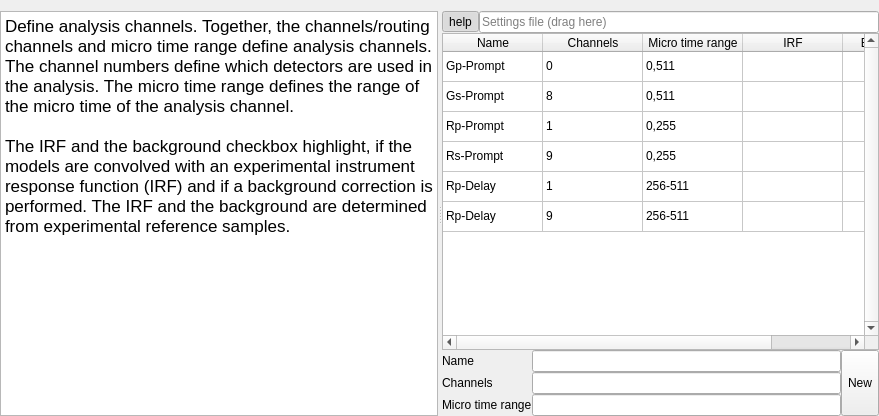
<?xml version="1.0" encoding="UTF-8"?>
<ui version="4.0">
 <class>Form</class>
 <widget class="QWidget" name="Form">
  <property name="geometry">
   <rect>
    <x>0</x>
    <y>0</y>
    <width>879</width>
    <height>416</height>
   </rect>
  </property>
  <property name="windowTitle">
   <string>Form</string>
  </property>
  <layout class="QVBoxLayout" name="verticalLayout">
   <property name="spacing">
    <number>0</number>
   </property>
   <property name="leftMargin">
    <number>0</number>
   </property>
   <property name="rightMargin">
    <number>0</number>
   </property>
   <property name="bottomMargin">
    <number>0</number>
   </property>
   <item>
    <widget class="QSplitter" name="splitter">
     <property name="orientation">
      <enum>Qt::Horizontal</enum>
     </property>
     <widget class="QTextEdit" name="textEdit_5">
      <property name="html">
       <string>&lt;!DOCTYPE HTML PUBLIC &quot;-//W3C//DTD HTML 4.0//EN&quot; &quot;http://www.w3.org/TR/REC-html40/strict.dtd&quot;&gt;
&lt;html&gt;&lt;head&gt;&lt;meta name=&quot;qrichtext&quot; content=&quot;1&quot; /&gt;&lt;style type=&quot;text/css&quot;&gt;
p, li { white-space: pre-wrap; }
&lt;/style&gt;&lt;/head&gt;&lt;body style=&quot; font-family:'.AppleSystemUIFont'; font-size:13pt; font-weight:400; font-style:normal;&quot;&gt;
&lt;p style=&quot; margin-top:0px; margin-bottom:0px; margin-left:0px; margin-right:0px; -qt-block-indent:0; text-indent:0px;&quot;&gt;Define analysis channels. Together, the channels/routing channels and micro time range define analysis channels. The channel numbers define which detectors are used in the analysis. The micro time range defines the range of the micro time of the analysis channel.&lt;/p&gt;
&lt;p style=&quot;-qt-paragraph-type:empty; margin-top:0px; margin-bottom:0px; margin-left:0px; margin-right:0px; -qt-block-indent:0; text-indent:0px;&quot;&gt;&lt;br /&gt;&lt;/p&gt;
&lt;p style=&quot; margin-top:0px; margin-bottom:0px; margin-left:0px; margin-right:0px; -qt-block-indent:0; text-indent:0px;&quot;&gt;The IRF and the background checkbox highlight, if the models are convolved with an experimental instrument response function (IRF) and if a background correction is performed. The IRF and the background are determined from experimental reference samples.&lt;/p&gt;&lt;/body&gt;&lt;/html&gt;</string>
      </property>
     </widget>
     <widget class="QWidget" name="widget" native="true">
      <layout class="QGridLayout" name="gridLayout">
       <property name="leftMargin">
        <number>0</number>
       </property>
       <property name="topMargin">
        <number>0</number>
       </property>
       <property name="rightMargin">
        <number>0</number>
       </property>
       <property name="bottomMargin">
        <number>0</number>
       </property>
       <property name="spacing">
        <number>0</number>
       </property>
       <item row="2" column="0">
        <widget class="QLabel" name="label_38">
         <property name="text">
          <string>Name</string>
         </property>
        </widget>
       </item>
       <item row="2" column="1">
        <widget class="QLineEdit" name="lineEdit_13"/>
       </item>
       <item row="3" column="0">
        <widget class="QLabel" name="label_39">
         <property name="text">
          <string>Channels</string>
         </property>
        </widget>
       </item>
       <item row="3" column="1">
        <widget class="QLineEdit" name="lineEdit_18"/>
       </item>
       <item row="4" column="0">
        <widget class="QLabel" name="label_40">
         <property name="text">
          <string>Micro time range</string>
         </property>
        </widget>
       </item>
       <item row="4" column="1">
        <widget class="QLineEdit" name="lineEdit_19"/>
       </item>
       <item row="1" column="0" colspan="3">
        <widget class="QTableWidget" name="tableWidget_3">
         <property name="toolTip">
          <string>&lt;html&gt;&lt;head/&gt;&lt;body&gt;&lt;p&gt;Drop IRF and background files to &lt;br /&gt; the respective cell in the table&lt;/p&gt;&lt;/body&gt;&lt;/html&gt;</string>
         </property>
         <property name="verticalScrollBarPolicy">
          <enum>Qt::ScrollBarAlwaysOn</enum>
         </property>
         <property name="gridStyle">
          <enum>Qt::SolidLine</enum>
         </property>
         <property name="sortingEnabled">
          <bool>true</bool>
         </property>
         <property name="wordWrap">
          <bool>true</bool>
         </property>
         <property name="cornerButtonEnabled">
          <bool>true</bool>
         </property>
         <attribute name="horizontalHeaderVisible">
          <bool>true</bool>
         </attribute>
         <attribute name="horizontalHeaderCascadingSectionResizes">
          <bool>false</bool>
         </attribute>
         <attribute name="horizontalHeaderDefaultSectionSize">
          <number>100</number>
         </attribute>
         <attribute name="horizontalHeaderHighlightSections">
          <bool>true</bool>
         </attribute>
         <attribute name="horizontalHeaderStretchLastSection">
          <bool>true</bool>
         </attribute>
         <attribute name="verticalHeaderVisible">
          <bool>false</bool>
         </attribute>
         <attribute name="verticalHeaderCascadingSectionResizes">
          <bool>false</bool>
         </attribute>
         <attribute name="verticalHeaderStretchLastSection">
          <bool>false</bool>
         </attribute>
         <row>
          <property name="text">
           <string>1</string>
          </property>
         </row>
         <row>
          <property name="text">
           <string>2</string>
          </property>
         </row>
         <row>
          <property name="text">
           <string>3</string>
          </property>
         </row>
         <row>
          <property name="text">
           <string>4</string>
          </property>
         </row>
         <row>
          <property name="text">
           <string>5</string>
          </property>
         </row>
         <row>
          <property name="text">
           <string>6</string>
          </property>
         </row>
         <column>
          <property name="text">
           <string>Name</string>
          </property>
         </column>
         <column>
          <property name="text">
           <string>Channels</string>
          </property>
         </column>
         <column>
          <property name="text">
           <string>Micro time range</string>
          </property>
         </column>
         <column>
          <property name="text">
           <string>IRF</string>
          </property>
         </column>
         <column>
          <property name="text">
           <string>Background</string>
          </property>
         </column>
         <item row="0" column="0">
          <property name="text">
           <string>Gp-Prompt</string>
          </property>
         </item>
         <item row="0" column="1">
          <property name="text">
           <string>0</string>
          </property>
         </item>
         <item row="0" column="2">
          <property name="text">
           <string>0,511</string>
          </property>
         </item>
         <item row="0" column="3">
          <property name="text">
           <string/>
          </property>
         </item>
         <item row="0" column="4">
          <property name="text">
           <string/>
          </property>
          <property name="checkState">
           <enum>Unchecked</enum>
          </property>
         </item>
         <item row="1" column="0">
          <property name="text">
           <string>Gs-Prompt</string>
          </property>
         </item>
         <item row="1" column="1">
          <property name="text">
           <string>8</string>
          </property>
         </item>
         <item row="1" column="2">
          <property name="text">
           <string>0,511</string>
          </property>
         </item>
         <item row="1" column="3">
          <property name="text">
           <string/>
          </property>
          <property name="checkState">
           <enum>Unchecked</enum>
          </property>
         </item>
         <item row="1" column="4">
          <property name="text">
           <string/>
          </property>
          <property name="checkState">
           <enum>Unchecked</enum>
          </property>
         </item>
         <item row="2" column="0">
          <property name="text">
           <string>Rp-Prompt</string>
          </property>
         </item>
         <item row="2" column="1">
          <property name="text">
           <string>1</string>
          </property>
         </item>
         <item row="2" column="2">
          <property name="text">
           <string>0,255</string>
          </property>
         </item>
         <item row="2" column="3">
          <property name="text">
           <string/>
          </property>
          <property name="checkState">
           <enum>Unchecked</enum>
          </property>
         </item>
         <item row="2" column="4">
          <property name="text">
           <string/>
          </property>
          <property name="checkState">
           <enum>Unchecked</enum>
          </property>
         </item>
         <item row="3" column="0">
          <property name="text">
           <string>Rs-Prompt</string>
          </property>
         </item>
         <item row="3" column="1">
          <property name="text">
           <string>9</string>
          </property>
         </item>
         <item row="3" column="2">
          <property name="text">
           <string>0,255</string>
          </property>
         </item>
         <item row="3" column="3">
          <property name="text">
           <string/>
          </property>
          <property name="checkState">
           <enum>Unchecked</enum>
          </property>
         </item>
         <item row="3" column="4">
          <property name="text">
           <string/>
          </property>
          <property name="checkState">
           <enum>Unchecked</enum>
          </property>
         </item>
         <item row="4" column="0">
          <property name="text">
           <string>Rp-Delay</string>
          </property>
         </item>
         <item row="4" column="1">
          <property name="text">
           <string>1</string>
          </property>
         </item>
         <item row="4" column="2">
          <property name="text">
           <string>256-511</string>
          </property>
         </item>
         <item row="4" column="3">
          <property name="text">
           <string/>
          </property>
          <property name="checkState">
           <enum>Unchecked</enum>
          </property>
         </item>
         <item row="4" column="4">
          <property name="text">
           <string/>
          </property>
          <property name="checkState">
           <enum>Unchecked</enum>
          </property>
         </item>
         <item row="5" column="0">
          <property name="text">
           <string>Rp-Delay</string>
          </property>
         </item>
         <item row="5" column="1">
          <property name="text">
           <string>9</string>
          </property>
         </item>
         <item row="5" column="2">
          <property name="text">
           <string>256-511</string>
          </property>
         </item>
         <item row="5" column="3">
          <property name="text">
           <string/>
          </property>
          <property name="checkState">
           <enum>Unchecked</enum>
          </property>
         </item>
         <item row="5" column="4">
          <property name="text">
           <string/>
          </property>
          <property name="checkState">
           <enum>Unchecked</enum>
          </property>
         </item>
        </widget>
       </item>
       <item row="0" column="0" colspan="3">
        <layout class="QHBoxLayout" name="horizontalLayout_2">
         <item>
          <widget class="QToolButton" name="toolButton">
           <property name="sizePolicy">
            <sizepolicy hsizetype="Fixed" vsizetype="Fixed">
             <horstretch>0</horstretch>
             <verstretch>0</verstretch>
            </sizepolicy>
           </property>
           <property name="text">
            <string>help</string>
           </property>
           <property name="checkable">
            <bool>true</bool>
           </property>
           <property name="checked">
            <bool>true</bool>
           </property>
          </widget>
         </item>
         <item>
          <widget class="QLineEdit" name="lineEdit_20">
           <property name="readOnly">
            <bool>true</bool>
           </property>
           <property name="placeholderText">
            <string>Settings file (drag here)</string>
           </property>
          </widget>
         </item>
        </layout>
       </item>
       <item row="2" column="2" rowspan="3">
        <widget class="QToolButton" name="toolButton_6">
         <property name="sizePolicy">
          <sizepolicy hsizetype="Fixed" vsizetype="Minimum">
           <horstretch>0</horstretch>
           <verstretch>0</verstretch>
          </sizepolicy>
         </property>
         <property name="text">
          <string>New</string>
         </property>
        </widget>
       </item>
      </layout>
     </widget>
    </widget>
   </item>
  </layout>
 </widget>
 <resources/>
 <connections>
  <connection>
   <sender>toolButton</sender>
   <signal>clicked(bool)</signal>
   <receiver>textEdit_5</receiver>
   <slot>setVisible(bool)</slot>
   <hints>
    <hint type="sourcelabel">
     <x>365</x>
     <y>36</y>
    </hint>
    <hint type="destinationlabel">
     <x>155</x>
     <y>203</y>
    </hint>
   </hints>
  </connection>
 </connections>
</ui>
